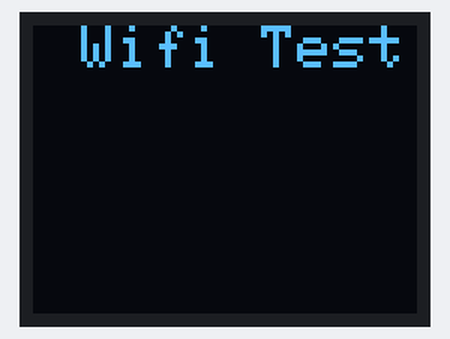
A sketch run on a simulated Arduino Uno, built with avr-gcc and run on an emulated ATmega328P. Parts: 64×48 one-colour display. The display library's start-up logo is not drawn.

Above: at 1.1 s.
At 2.1 s:
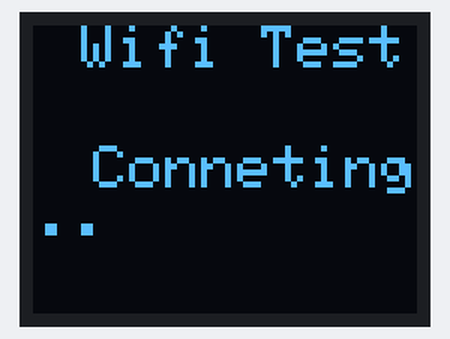

Measured:
- what the display in image 0 shows lasts 1.0 s, from 1.0 s to 2.0 s

The sketch:

Wemo_OLED_Text.ino
```cpp
#include <Wire.h>  // Include Wire if you're using I2C
#include <SFE_MicroOLED.h>  // Include the SFE_MicroOLED library

//////////////////////////
// MicroOLED Definition //
//////////////////////////
#define PIN_RESET 1  // Wemo SCL
MicroOLED oled(PIN_RESET, 0x3C);    // I2C declaration

void setup()
{
  oled.begin();    // Initialize the OLED
  oled.clear(ALL); // Clear the display's internal memory
  oled.display();  // Display what's in the buffer (splashscreen)
  delay(1000);     // Delay 1000 ms
  oled.clear(PAGE); // Clear the buffer.

}

void loop() {
// Demonstrate font 1. 5x8. Let's use the print function
  // to display every character defined in this font.
  oled.setFontType(0);  // Set font to type 1
  oled.clear(PAGE);     // Clear the page
  oled.setCursor(8, 0); // Set cursor to top-left
  // Print can be used to print a string to the screen:
  oled.print("Wifi Test");
  oled.display();       // Refresh the display
  delay(1000);          // Delay a second and repeat
    oled.setCursor(10, 20);
  oled.print("Conneting..");
  oled.display();
  delay(1000);

}

// Center and print a small title
// This function is quick and dirty. Only works for titles one
// line long.
void printTitle(String title, int font)
{
  int middleX = oled.getLCDWidth() / 2;
  int middleY = oled.getLCDHeight() / 2;

  oled.clear(PAGE);
  oled.setFontType(font);
  // Try to set the cursor in the middle of the screen
  oled.setCursor(middleX - (oled.getFontWidth() * (title.length()/2)),
                 middleY - (oled.getFontWidth() / 2));
  // Print the title:
  oled.print(title);
  oled.display();
  delay(1500);
  oled.clear(PAGE);
}
```
